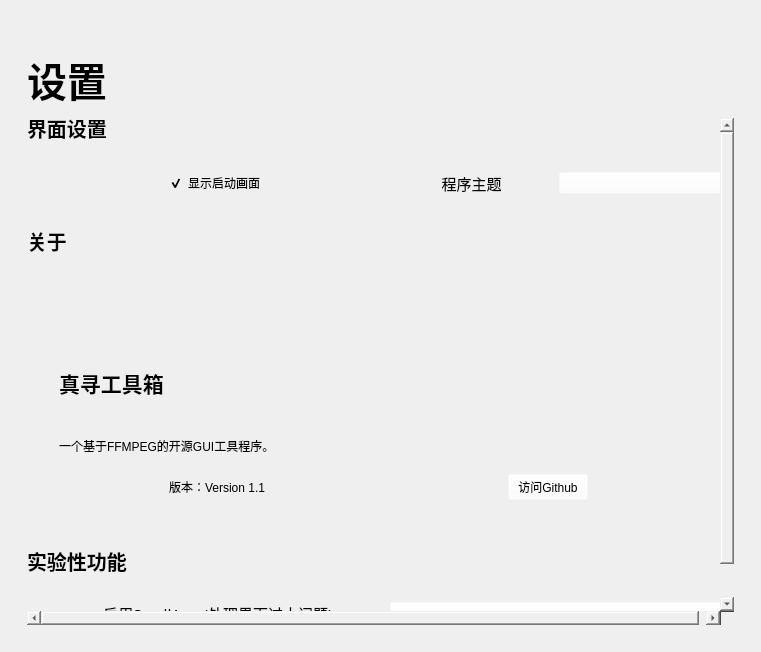
<?xml version="1.0" encoding="UTF-8"?>
<ui version="4.0">
 <class>Form</class>
 <widget class="QWidget" name="Form">
  <property name="geometry">
   <rect>
    <x>0</x>
    <y>0</y>
    <width>761</width>
    <height>652</height>
   </rect>
  </property>
  <property name="windowTitle">
   <string>Form</string>
  </property>
  <layout class="QVBoxLayout" name="verticalLayout_6">
   <item>
    <layout class="QVBoxLayout" name="verticalLayout_4">
     <property name="spacing">
      <number>16</number>
     </property>
     <property name="leftMargin">
      <number>16</number>
     </property>
     <property name="topMargin">
      <number>46</number>
     </property>
     <property name="rightMargin">
      <number>16</number>
     </property>
     <property name="bottomMargin">
      <number>16</number>
     </property>
     <item>
      <widget class="LargeTitleLabel" name="VideoTitile">
       <property name="sizePolicy">
        <sizepolicy hsizetype="Preferred" vsizetype="Preferred">
         <horstretch>0</horstretch>
         <verstretch>0</verstretch>
        </sizepolicy>
       </property>
       <property name="maximumSize">
        <size>
         <width>16777215</width>
         <height>45</height>
        </size>
       </property>
       <property name="font">
        <font>
         <family>微软雅黑</family>
         <pointsize>30</pointsize>
         <weight>75</weight>
         <bold>true</bold>
         <kerning>true</kerning>
        </font>
       </property>
       <property name="text">
        <string>设置</string>
       </property>
       <property name="margin">
        <number>0</number>
       </property>
      </widget>
     </item>
     <item>
      <widget class="ScrollArea" name="ScrollArea">
       <property name="styleSheet">
        <string notr="true">background-color: rgba(255, 255, 255, 0);</string>
       </property>
       <property name="frameShape">
        <enum>QFrame::NoFrame</enum>
       </property>
       <property name="widgetResizable">
        <bool>true</bool>
       </property>
       <widget class="QWidget" name="scrollAreaWidgetContents">
        <property name="geometry">
         <rect>
          <x>0</x>
          <y>0</y>
          <width>711</width>
          <height>530</height>
         </rect>
        </property>
        <property name="sizePolicy">
         <sizepolicy hsizetype="Preferred" vsizetype="Preferred">
          <horstretch>50</horstretch>
          <verstretch>0</verstretch>
         </sizepolicy>
        </property>
        <property name="minimumSize">
         <size>
          <width>700</width>
          <height>530</height>
         </size>
        </property>
        <property name="styleSheet">
         <string notr="true">background-color: rgba(255, 255, 255, 0);</string>
        </property>
        <widget class="QWidget" name="layoutWidget">
         <property name="geometry">
          <rect>
           <x>0</x>
           <y>110</y>
           <width>711</width>
           <height>304</height>
          </rect>
         </property>
         <layout class="QVBoxLayout" name="verticalLayout_3">
          <item>
           <widget class="SubtitleLabel" name="FileTitle_2">
            <property name="maximumSize">
             <size>
              <width>16777215</width>
              <height>25</height>
             </size>
            </property>
            <property name="font">
             <font>
              <family>微软雅黑</family>
              <pointsize>15</pointsize>
              <weight>75</weight>
              <bold>true</bold>
             </font>
            </property>
            <property name="text">
             <string>关于</string>
            </property>
           </widget>
          </item>
          <item>
           <widget class="CardWidget" name="CardWidget">
            <layout class="QGridLayout" name="gridLayout">
             <property name="leftMargin">
              <number>16</number>
             </property>
             <property name="topMargin">
              <number>16</number>
             </property>
             <property name="rightMargin">
              <number>16</number>
             </property>
             <property name="bottomMargin">
              <number>16</number>
             </property>
             <property name="spacing">
              <number>16</number>
             </property>
             <item row="0" column="0">
              <layout class="QVBoxLayout" name="verticalLayout_2">
               <property name="leftMargin">
                <number>16</number>
               </property>
               <property name="topMargin">
                <number>16</number>
               </property>
               <property name="rightMargin">
                <number>16</number>
               </property>
               <property name="bottomMargin">
                <number>16</number>
               </property>
               <item>
                <widget class="ImageLabel" name="ImageLabel"/>
               </item>
               <item>
                <widget class="StrongBodyLabel" name="StrongBodyLabel">
                 <property name="minimumSize">
                  <size>
                   <width>0</width>
                   <height>60</height>
                  </size>
                 </property>
                 <property name="maximumSize">
                  <size>
                   <width>16777215</width>
                   <height>48</height>
                  </size>
                 </property>
                 <property name="font">
                  <font>
                   <family>微软雅黑</family>
                   <pointsize>16</pointsize>
                   <weight>75</weight>
                   <bold>true</bold>
                  </font>
                 </property>
                 <property name="text">
                  <string>真寻工具箱</string>
                 </property>
                </widget>
               </item>
               <item>
                <widget class="BodyLabel" name="BodyLabel_2">
                 <property name="minimumSize">
                  <size>
                   <width>0</width>
                   <height>35</height>
                  </size>
                 </property>
                 <property name="maximumSize">
                  <size>
                   <width>16777215</width>
                   <height>24</height>
                  </size>
                 </property>
                 <property name="text">
                  <string>一个基于FFMPEG的开源GUI工具程序。</string>
                 </property>
                </widget>
               </item>
               <item>
                <layout class="QHBoxLayout" name="horizontalLayout_3">
                 <item>
                  <widget class="BodyLabel" name="BodyLabel">
                   <property name="text">
                    <string>版本：Version 1.1</string>
                   </property>
                   <property name="alignment">
                    <set>Qt::AlignCenter</set>
                   </property>
                  </widget>
                 </item>
                 <item alignment="Qt::AlignHCenter">
                  <widget class="HyperlinkLabel" name="HyperlinkLabel">
                   <property name="text">
                    <string>访问Github</string>
                   </property>
                  </widget>
                 </item>
                </layout>
               </item>
              </layout>
             </item>
            </layout>
           </widget>
          </item>
         </layout>
        </widget>
        <widget class="QWidget" name="layoutWidget">
         <property name="geometry">
          <rect>
           <x>0</x>
           <y>-5</y>
           <width>711</width>
           <height>104</height>
          </rect>
         </property>
         <layout class="QVBoxLayout" name="verticalLayout">
          <item>
           <widget class="SubtitleLabel" name="FileTitle">
            <property name="minimumSize">
             <size>
              <width>0</width>
              <height>30</height>
             </size>
            </property>
            <property name="maximumSize">
             <size>
              <width>16777215</width>
              <height>30</height>
             </size>
            </property>
            <property name="font">
             <font>
              <family>微软雅黑</family>
              <pointsize>15</pointsize>
              <weight>75</weight>
              <bold>true</bold>
             </font>
            </property>
            <property name="text">
             <string>界面设置</string>
            </property>
           </widget>
          </item>
          <item>
           <widget class="SimpleCardWidget" name="SimpleCardWidget">
            <layout class="QHBoxLayout" name="horizontalLayout_2">
             <property name="leftMargin">
              <number>25</number>
             </property>
             <property name="topMargin">
              <number>16</number>
             </property>
             <property name="rightMargin">
              <number>16</number>
             </property>
             <property name="bottomMargin">
              <number>16</number>
             </property>
             <item alignment="Qt::AlignHCenter">
              <widget class="CheckBox" name="LaunchCheck">
               <property name="text">
                <string>显示启动画面</string>
               </property>
               <property name="checked">
                <bool>true</bool>
               </property>
              </widget>
             </item>
             <item>
              <layout class="QHBoxLayout" name="horizontalLayout">
               <item>
                <widget class="BodyLabel" name="inputLabel">
                 <property name="font">
                  <font>
                   <family>微软雅黑</family>
                   <pointsize>11</pointsize>
                   <weight>50</weight>
                   <bold>false</bold>
                  </font>
                 </property>
                 <property name="text">
                  <string>程序主题</string>
                 </property>
                 <property name="alignment">
                  <set>Qt::AlignCenter</set>
                 </property>
                </widget>
               </item>
               <item>
                <widget class="ComboBox" name="ThemeBox"/>
               </item>
              </layout>
             </item>
            </layout>
           </widget>
          </item>
         </layout>
        </widget>
        <widget class="QWidget" name="layoutWidget_2">
         <property name="geometry">
          <rect>
           <x>0</x>
           <y>430</y>
           <width>711</width>
           <height>99</height>
          </rect>
         </property>
         <layout class="QVBoxLayout" name="verticalLayout_5">
          <item>
           <widget class="SubtitleLabel" name="FileTitle_3">
            <property name="maximumSize">
             <size>
              <width>16777215</width>
              <height>25</height>
             </size>
            </property>
            <property name="font">
             <font>
              <family>微软雅黑</family>
              <pointsize>15</pointsize>
              <weight>75</weight>
              <bold>true</bold>
             </font>
            </property>
            <property name="text">
             <string>实验性功能</string>
            </property>
           </widget>
          </item>
          <item>
           <widget class="SimpleCardWidget" name="SimpleCardWidget_2">
            <layout class="QHBoxLayout" name="horizontalLayout_4">
             <property name="leftMargin">
              <number>25</number>
             </property>
             <property name="topMargin">
              <number>16</number>
             </property>
             <property name="rightMargin">
              <number>16</number>
             </property>
             <property name="bottomMargin">
              <number>16</number>
             </property>
             <item>
              <layout class="QHBoxLayout" name="horizontalLayout_5">
               <item>
                <widget class="BodyLabel" name="inputLabel_2">
                 <property name="font">
                  <font>
                   <family>微软雅黑</family>
                   <pointsize>11</pointsize>
                   <weight>50</weight>
                   <bold>false</bold>
                  </font>
                 </property>
                 <property name="text">
                  <string>启用ScrollArea(处理界面过大问题)</string>
                 </property>
                 <property name="alignment">
                  <set>Qt::AlignCenter</set>
                 </property>
                </widget>
               </item>
               <item>
                <widget class="ComboBox" name="ThemeBox_2"/>
               </item>
              </layout>
             </item>
            </layout>
           </widget>
          </item>
         </layout>
        </widget>
       </widget>
      </widget>
     </item>
    </layout>
   </item>
  </layout>
 </widget>
 <customwidgets>
  <customwidget>
   <class>CheckBox</class>
   <extends>QCheckBox</extends>
   <header>qfluentwidgets</header>
  </customwidget>
  <customwidget>
   <class>ComboBox</class>
   <extends>QPushButton</extends>
   <header>qfluentwidgets</header>
  </customwidget>
  <customwidget>
   <class>CardWidget</class>
   <extends>QFrame</extends>
   <header>qfluentwidgets</header>
   <container>1</container>
  </customwidget>
  <customwidget>
   <class>SimpleCardWidget</class>
   <extends>CardWidget</extends>
   <header>qfluentwidgets</header>
   <container>1</container>
  </customwidget>
  <customwidget>
   <class>ScrollArea</class>
   <extends>QScrollArea</extends>
   <header>qfluentwidgets</header>
   <container>1</container>
  </customwidget>
  <customwidget>
   <class>BodyLabel</class>
   <extends>QLabel</extends>
   <header>qfluentwidgets</header>
  </customwidget>
  <customwidget>
   <class>StrongBodyLabel</class>
   <extends>QLabel</extends>
   <header>qfluentwidgets</header>
  </customwidget>
  <customwidget>
   <class>SubtitleLabel</class>
   <extends>QLabel</extends>
   <header>qfluentwidgets</header>
  </customwidget>
  <customwidget>
   <class>LargeTitleLabel</class>
   <extends>QLabel</extends>
   <header>qfluentwidgets</header>
  </customwidget>
  <customwidget>
   <class>HyperlinkLabel</class>
   <extends>QPushButton</extends>
   <header>qfluentwidgets</header>
  </customwidget>
  <customwidget>
   <class>ImageLabel</class>
   <extends>QLabel</extends>
   <header>qfluentwidgets</header>
  </customwidget>
 </customwidgets>
 <resources/>
 <connections/>
</ui>
